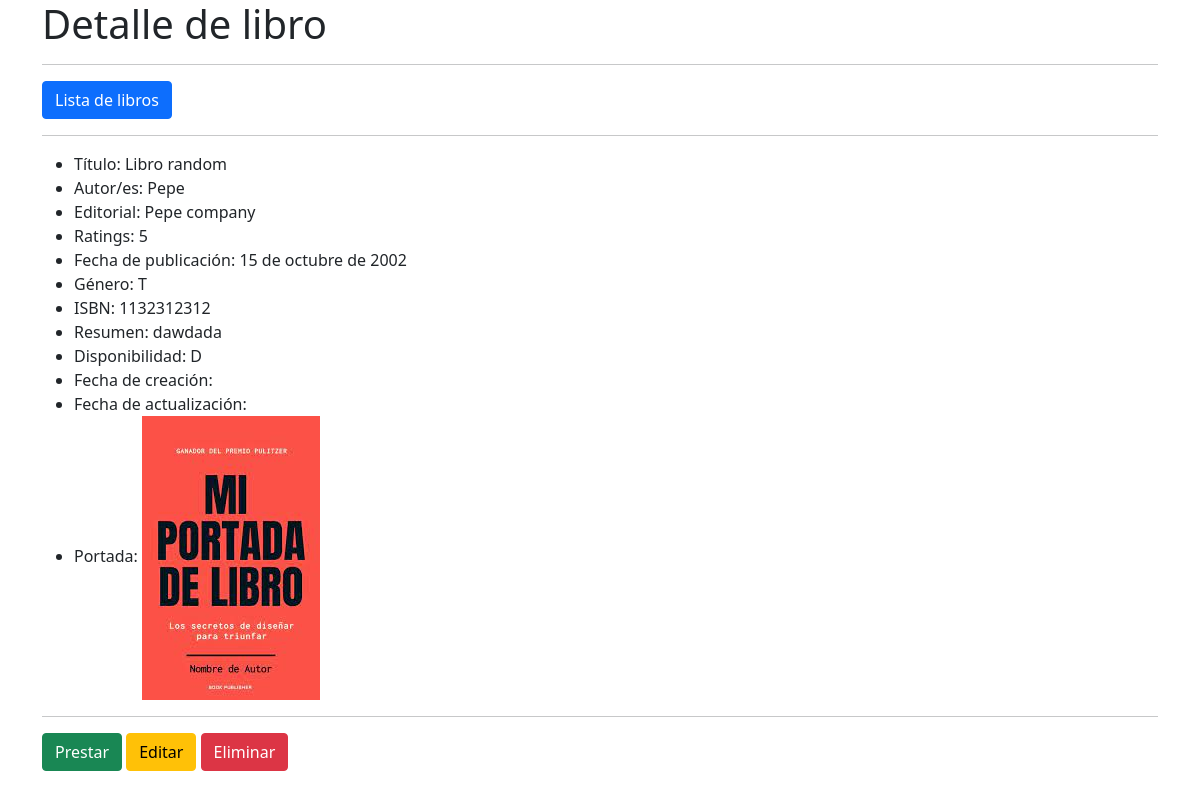
Screenshot of /detail/9/ with the database file from the repository.
### biblioteca/models.py (models this page shows, shortened)
class Libro(models.Model):
    titulo = models.CharField(max_length=100)
    autores = models.ManyToManyField(Autor)
    editorial = models.ForeignKey(Editorial, on_delete=models.CASCADE)
    rating = models.PositiveIntegerField(validators=[MaxValueValidator(5)])
    fecha_publicacion = models.DateField()
    GENEROS = (
        ('N', 'Novela'),
        ('C', 'Cuento'),
        ('P', 'Poesía'),
        ('T', 'Teatro'),
        ('O', 'Otros'),
    )
    genero = models.CharField(max_length=1, choices=GENEROS)
    isbn = models.IntegerField(max_length=13)
    resumen = models.TextField()
    portada = models.ImageField(upload_to='portadas/', null=True, blank=True) #Necesita Pillow
    DISPONIBILIDAD = (
        ('D', 'Disponible'),
        ('P', 'Prestado'),
        ('E', 'En proceso de prestamo'),
    )
    disponibilidad = models.CharField(max_length=1, choices=DISPONIBILIDAD)
    created_at = models.DateTimeField(auto_now_add=True)
    updated_at = models.DateTimeField(auto_now=True)

class Autor(models.Model):
    nombre = models.CharField(max_length=100)
    biografia = models.TextField()
    foto = models.ImageField(upload_to='autores/', null=True, blank=True) #Necesita Pillow

class Editorial(models.Model):
    nombre = models.CharField(max_length=100)
    direccion = models.TextField(max_length=200)
    sitio_web = models.URLField()
    def __str__(self):
        return self.nombre

### biblioteca/views.py (the view)
# urls.py: path('detail/<int:pk>/', LibroDetailView.as_view(), name='libro_detail'),
class LibroDetailView(DetailView):
    model = Libro
    template_name = 'biblioteca/libro_detail.html'

### biblioteca/templates/biblioteca/libro_detail.html (shortened to what this page needs)
<!DOCTYPE html>
<html lang="es">
    <head>
        <link rel="stylesheet" href="https://stackpath.bootstrapcdn.com/bootstrap/5.0.0-alpha1/css/bootstrap.min.css">
    </head>
    <body>
        <div class="container">
            <div class="row">
                <div class="col">
                    <h1>Detalle de libro</h1>
                    <hr>
                    <a href="{% url 'libro_list' %}" class="btn btn-primary">Lista de libros</a>
                    <hr>
                    <ul>
                        <li>Título: {{ object.titulo }}</li>
                        <li>Autor/es:
                            {% for autor in object.autores.all %}
                                {{ autor.nombre }}{% if not forloop.last %}, {% endif %}
                            {% endfor %}
                        </li>
                        <li>Editorial: {{ object.editorial }}</li>
                        <li>Ratings: {{ object.rating }}</li>
                        <li>Fecha de publicación: {{ object.fecha_publicacion }}</li>
                        <li>Género: {{ object.genero }}</li>
                        <li>ISBN: {{ object.isbn }}</li>
                        <li>Resumen: {{ object.resumen }}</li>
                        <li>Disponibilidad: {{ object.disponibilidad }}</li>
                        <li>Fecha de creación: {{ object.created_date }}</li>
                        <li>Fecha de actualización: {{ object.updated_date }}</li>
                        {% if object.portada %}
                            <li>Portada: <img src="{{ object.portada.url }}" alt="Foto {{ object.titulo }}"></li>
                        {% else %}
                            <li>Portada: No hay portada</li>
                        {% endif %}
                    </ul>
                    <hr>
                    {% if object.disponibilidad == 'D' %}
                        <a href="{% url 'libro_loan' pk=libro.pk %}" class="btn btn-success">Prestar</a>
                    {% endif %}
                    <a href="{% url 'libro_edit' pk=libro.pk %}" class="btn btn-warning">Editar</a>
                    <a href="{% url 'libro_delete' pk=libro.pk %}" class="btn btn-danger">Eliminar</a>
                </div>
            </div>
        </div>
    </body>
</html>

### rows the page displays
Libro: titulo "Libro random", editorial "Pepe company", rating "5", fecha_publicacion "15 de octubre de 2002", genero "T", isbn "1132312312", resumen "dawdada", disponibilidad "D", portada (picture)
Autor: nombre "Pepe"
